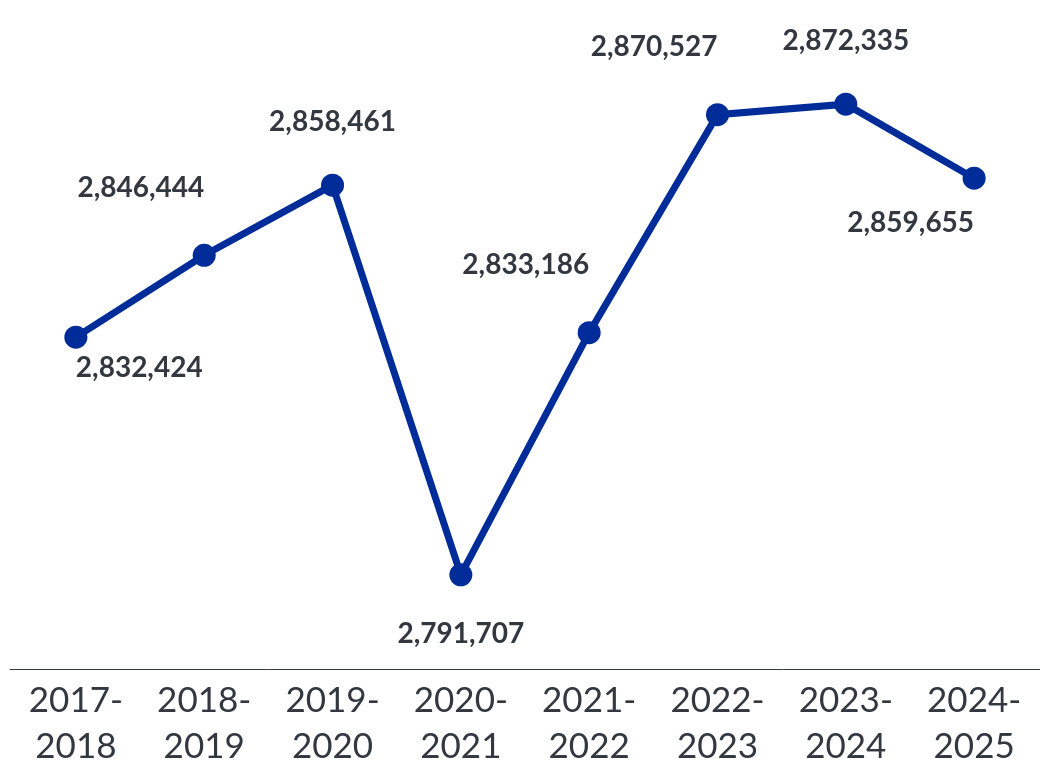
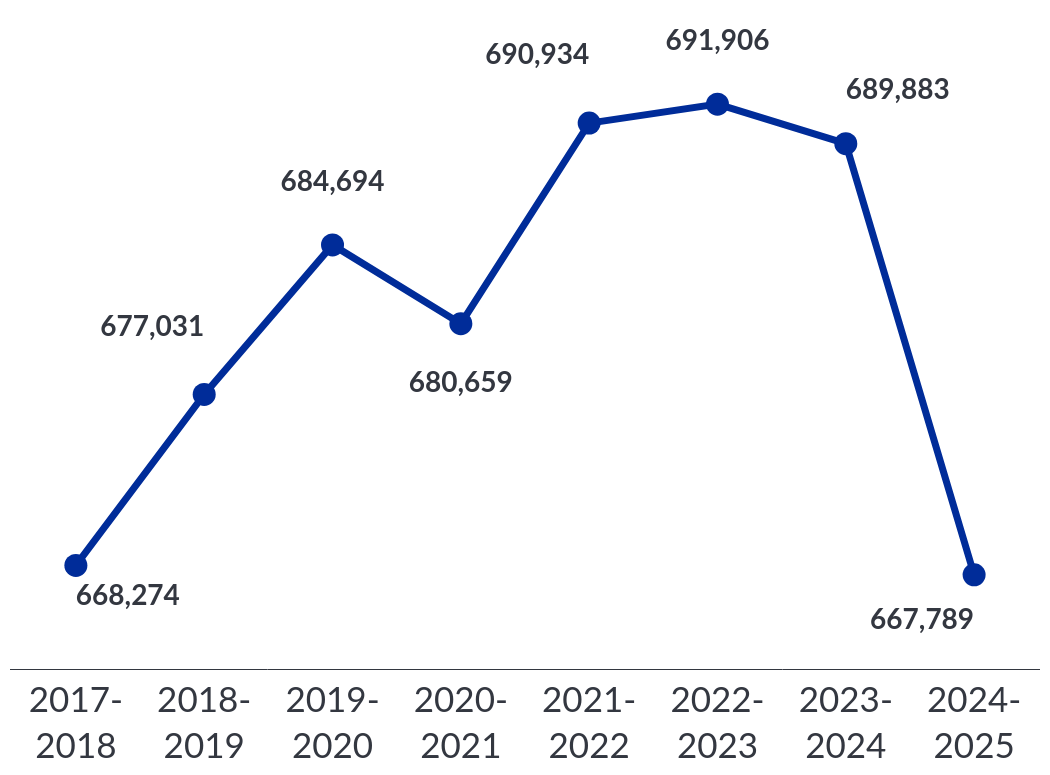
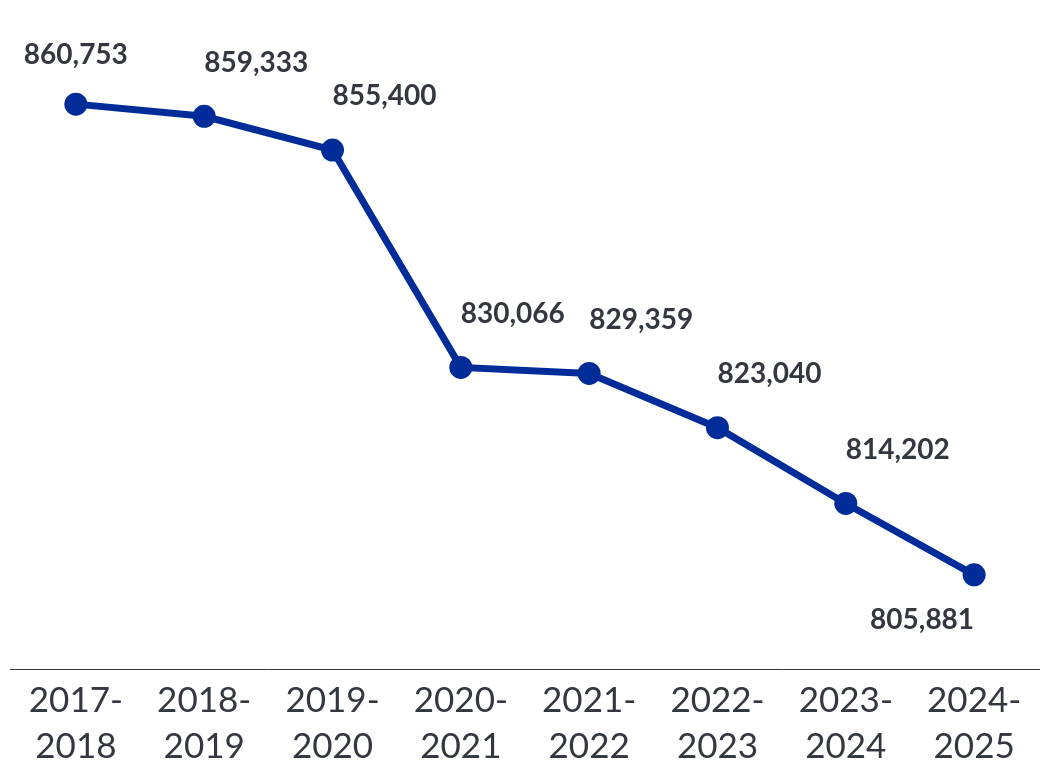

Source (notebook cell) for these figures, in order:
### Markdown cell above
### 1.1 Total K-12 Enrollment

### Code cell
#creates table 1.1
from graphs.viz_graphs_template import *
import plotly.graph_objects as go
import plotly.express as px

g_width,g_height = get_sizing('1.1')
axis_font_size = 35

label_font_size = 28
# g_width = 110
# g_height = 915
offset_control = .10
multiplier = 1.1
filename = f'1.1.png'
enroll_total_df = data_pull.total_enroll_data_clean()

for jur in state_abbreviations_priority:
    if settings.subset_states != 'None' and jur not in settings.subset_states:
        continue

    if jur == 'US':
        continue
    print(jur)
    #filter for only state vals
    result = enroll_total_df[enroll_total_df['state_abrv']==jur]
    print(result.to_string())
    years = [edit_year(x,'-') for x in result['year'].to_list()]
    # print(years)
    #call graph
    fig = graph_1_1(years, result['total_enrollment'], g_width, g_height)
    # print(type(fig))
    
    #position calculations for text annotations
    ymin = min(result['total_enrollment'])
    ymax = max(result['total_enrollment'])
    yrange = ymax - ymin
    offset = yrange * offset_control  # 5% of the total vertical range
    range_offset = yrange * (offset_control*2)

    enrollment_text = result['total_enrollment'].to_list()
    text_y_positions = []  # Store y-positions for text    
    alignment = []
    for i, x in enumerate(enrollment_text):
        if i == 0:
            # First element - compare with next
            next_val = enrollment_text[i+1]
            if next_val > x:
                value = x - offset  # Position below
                alignment.append('top right')
            else:
                value = x + offset  # Position above
                alignment.append('middle center')
                
        elif i < len(enrollment_text) - 1:  # Fixed: was missing "- 1"
            # Middle elements - has both previous and next
            next_val = enrollment_text[i+1]
            last = enrollment_text[i-1]
            
            # Calculate slopes (direction of change)
            slope_to = x - last  # Positive if increasing
            slope_from = next_val - x  # Positive if will increase
            
            if slope_to > 0 and slope_from > 0:
                # Going up and will continue up
                value = x + (multiplier * offset)
                alignment.append('top left')
            elif slope_to < 0 and slope_from < 0:
                # Going down and will continue down
                value = x + (offset*multiplier)
                alignment.append('middle right')
            elif slope_to > 0 and slope_from < 0:
                # Peak (was going up, now going down)
                value = x + offset
                alignment.append('top center')
            elif slope_to < 0 and slope_from > 0:
                # Valley (was going down, now going up)
                value = x - offset
                alignment.append('bottom center')
            else:
                # Flat
                value = x + offset
                alignment.append('top center')

                
        else:
            # Last element - compare with previous
            last = enrollment_text[i-1]
                
            if x > last:
                if last==ymin:
                    value = x + (offset/2)  # Was increasing, put above
                    alignment.append('middle left')
                else:
                    value = x + offset  # Was increasing, put above
                    alignment.append('top left')

            else:
                if last==ymin:
                    value = x - (offset/2)  # Was increasing, put above
                    alignment.append('middle left')
                else:
                    value = x - offset  # Was decreasing, put below
                    alignment.append('middle left')

        text_y_positions.append(value)
    print(len(alignment))
    print(len(text_y_positions))
    # Add text labels
    fig.add_trace(go.Scatter(
        x=years,
        y=text_y_positions,  # Use calculated positions
        mode='text',
        text=[f"{int(val):,}" for val in enrollment_text],  # Format numbers with commas
        textposition=alignment,
        textfont=get_base_text(label_font_size, bold = True),
        showlegend=False
    ))
    
    fig.update_yaxes(
        showticklabels=False,  # Hide tick labels
        showgrid=False,        # Hide gridlines
        zeroline=False,         # Hide zero line
        showline = False,
        range=[ymin - range_offset, ymax + range_offset]
    )   
    fig.update_xaxes(
        tickfont = get_base_text(axis_font_size),
        tickangle = 0
    ) 
    fig.update_layout(
        margin = dict(l=10, r=10, t=10, b=10)
    ) 
    
    if settings.show_it:
        fig.show()
        if settings.just_one:
            break
    if settings.save_it:
        save_to_folder(fig,filename,g_width,g_height,jur)

    
    # break

### Figure 1 — Plotly figure (JSON) as saved in the notebook; plotly's stock layout.template omitted (floating-point values rounded to 4 significant figures)
{"data": [{"line": {"color": "#002C99", "width": 7}, "marker": {"color": "#002C99", "size": 23}, "mode": "lines+markers", "type": "scatter", "x": ["2017-<br>2018", "2018-<br>2019", "2019-<br>2020", "2020-<br>2021", "2021-<br>2022", "2022-<br>2023", "2023-<br>2024", "2024-<br>2025"], "y": [2832424, 2846444, 2858461, 2791707, 2833186, 2870527, 2872335, 2859655]}, {"mode": "text", "showlegend": false, "text": ["2,832,424", "2,846,444", "2,858,461", "2,791,707", "2,833,186", "2,870,527", "2,872,335", "2,859,655"], "textfont": {"color": "#333740", "family": "Lato", "size": 28, "weight": "bold"}, "textposition": ["top right", "top left", "top center", "bottom center", "top left", "top left", "top center", "middle left"], "type": "scatter", "x": ["2017-<br>2018", "2018-<br>2019", "2019-<br>2020", "2020-<br>2021", "2021-<br>2022", "2022-<br>2023", "2023-<br>2024", "2024-<br>2025"], "y": [2824000.0, 2855000.0, 2867000.0, 2784000.0, 2842000.0, 2879000.0, 2880000.0, 2852000.0]}], "layout": {"font": {"color": "#333740", "family": "Lato", "size": 30, "weight": "normal"}, "height": 775, "margin": {"b": 10, "l": 10, "r": 10, "t": 10}, "paper_bgcolor": "white", "plot_bgcolor": "white", "showlegend": false, "width": 1050, "xaxis": {"linecolor": "#333740", "linewidth": 1, "showgrid": false, "showline": true, "showticklabels": true, "tickangle": 0, "tickfont": {"color": "#333740", "family": "Lato", "size": 35, "weight": "normal"}, "ticklabeloverflow": "allow", "ticktext": ["2017-<br>2018", "2018-<br>2019", "2019-<br>2020", "2020-<br>2021", "2021-<br>2022", "2022-<br>2023", "2023-<br>2024", "2024-<br>2025"], "tickvals": ["2017-<br>2018", "2018-<br>2019", "2019-<br>2020", "2020-<br>2021", "2021-<br>2022", "2022-<br>2023", "2023-<br>2024", "2024-<br>2025"]}, "yaxis": {"gridcolor": "lightgray", "linecolor": "#333740", "linewidth": 1, "range": [2776000.0, 2888000.0], "showgrid": false, "showline": false, "showticklabels": false, "zeroline": false}}}

### Figure 2 — Plotly figure (JSON) as saved in the notebook; plotly's stock layout.template omitted (floating-point values rounded to 4 significant figures)
{"data": [{"line": {"color": "#002C99", "width": 7}, "marker": {"color": "#002C99", "size": 23}, "mode": "lines+markers", "type": "scatter", "x": ["2017-<br>2018", "2018-<br>2019", "2019-<br>2020", "2020-<br>2021", "2021-<br>2022", "2022-<br>2023", "2023-<br>2024", "2024-<br>2025"], "y": [668274, 677031, 684694, 680659, 690934, 691906, 689883, 667789]}, {"mode": "text", "showlegend": false, "text": ["668,274", "677,031", "684,694", "680,659", "690,934", "691,906", "689,883", "667,789"], "textfont": {"color": "#333740", "family": "Lato", "size": 28, "weight": "bold"}, "textposition": ["top right", "top left", "top center", "bottom center", "top left", "top center", "middle right", "middle left"], "type": "scatter", "x": ["2017-<br>2018", "2018-<br>2019", "2019-<br>2020", "2020-<br>2021", "2021-<br>2022", "2022-<br>2023", "2023-<br>2024", "2024-<br>2025"], "y": [665900.0, 679700.0, 687100.0, 678200.0, 693600.0, 694300.0, 692500.0, 665400.0]}], "layout": {"font": {"color": "#333740", "family": "Lato", "size": 30, "weight": "normal"}, "height": 775, "margin": {"b": 10, "l": 10, "r": 10, "t": 10}, "paper_bgcolor": "white", "plot_bgcolor": "white", "showlegend": false, "width": 1050, "xaxis": {"linecolor": "#333740", "linewidth": 1, "showgrid": false, "showline": true, "showticklabels": true, "tickangle": 0, "tickfont": {"color": "#333740", "family": "Lato", "size": 35, "weight": "normal"}, "ticklabeloverflow": "allow", "ticktext": ["2017-<br>2018", "2018-<br>2019", "2019-<br>2020", "2020-<br>2021", "2021-<br>2022", "2022-<br>2023", "2023-<br>2024", "2024-<br>2025"], "tickvals": ["2017-<br>2018", "2018-<br>2019", "2019-<br>2020", "2020-<br>2021", "2021-<br>2022", "2022-<br>2023", "2023-<br>2024", "2024-<br>2025"]}, "yaxis": {"gridcolor": "lightgray", "linecolor": "#333740", "linewidth": 1, "range": [663000.0, 696700.0], "showgrid": false, "showline": false, "showticklabels": false, "zeroline": false}}}

### Figure 3 — Plotly figure (JSON) as saved in the notebook; plotly's stock layout.template omitted (floating-point values rounded to 4 significant figures)
{"data": [{"line": {"color": "#002C99", "width": 7}, "marker": {"color": "#002C99", "size": 23}, "mode": "lines+markers", "type": "scatter", "x": ["2017-<br>2018", "2018-<br>2019", "2019-<br>2020", "2020-<br>2021", "2021-<br>2022", "2022-<br>2023", "2023-<br>2024", "2024-<br>2025"], "y": [860753, 859333, 855400, 830066, 829359, 823040, 814202, 805881]}, {"mode": "text", "showlegend": false, "text": ["860,753", "859,333", "855,400", "830,066", "829,359", "823,040", "814,202", "805,881"], "textfont": {"color": "#333740", "family": "Lato", "size": 28, "weight": "bold"}, "textposition": ["middle center", "middle right", "middle right", "middle right", "middle right", "middle right", "middle right", "middle left"], "type": "scatter", "x": ["2017-<br>2018", "2018-<br>2019", "2019-<br>2020", "2020-<br>2021", "2021-<br>2022", "2022-<br>2023", "2023-<br>2024", "2024-<br>2025"], "y": [866200.0, 865400.0, 861400.0, 836100.0, 835400.0, 829100.0, 820200.0, 800400.0]}], "layout": {"font": {"color": "#333740", "family": "Lato", "size": 30, "weight": "normal"}, "height": 775, "margin": {"b": 10, "l": 10, "r": 10, "t": 10}, "paper_bgcolor": "white", "plot_bgcolor": "white", "showlegend": false, "width": 1050, "xaxis": {"linecolor": "#333740", "linewidth": 1, "showgrid": false, "showline": true, "showticklabels": true, "tickangle": 0, "tickfont": {"color": "#333740", "family": "Lato", "size": 35, "weight": "normal"}, "ticklabeloverflow": "allow", "ticktext": ["2017-<br>2018", "2018-<br>2019", "2019-<br>2020", "2020-<br>2021", "2021-<br>2022", "2022-<br>2023", "2023-<br>2024", "2024-<br>2025"], "tickvals": ["2017-<br>2018", "2018-<br>2019", "2019-<br>2020", "2020-<br>2021", "2021-<br>2022", "2022-<br>2023", "2023-<br>2024", "2024-<br>2025"]}, "yaxis": {"gridcolor": "lightgray", "linecolor": "#333740", "linewidth": 1, "range": [794900.0, 871700.0], "showgrid": false, "showline": false, "showticklabels": false, "zeroline": false}}}
